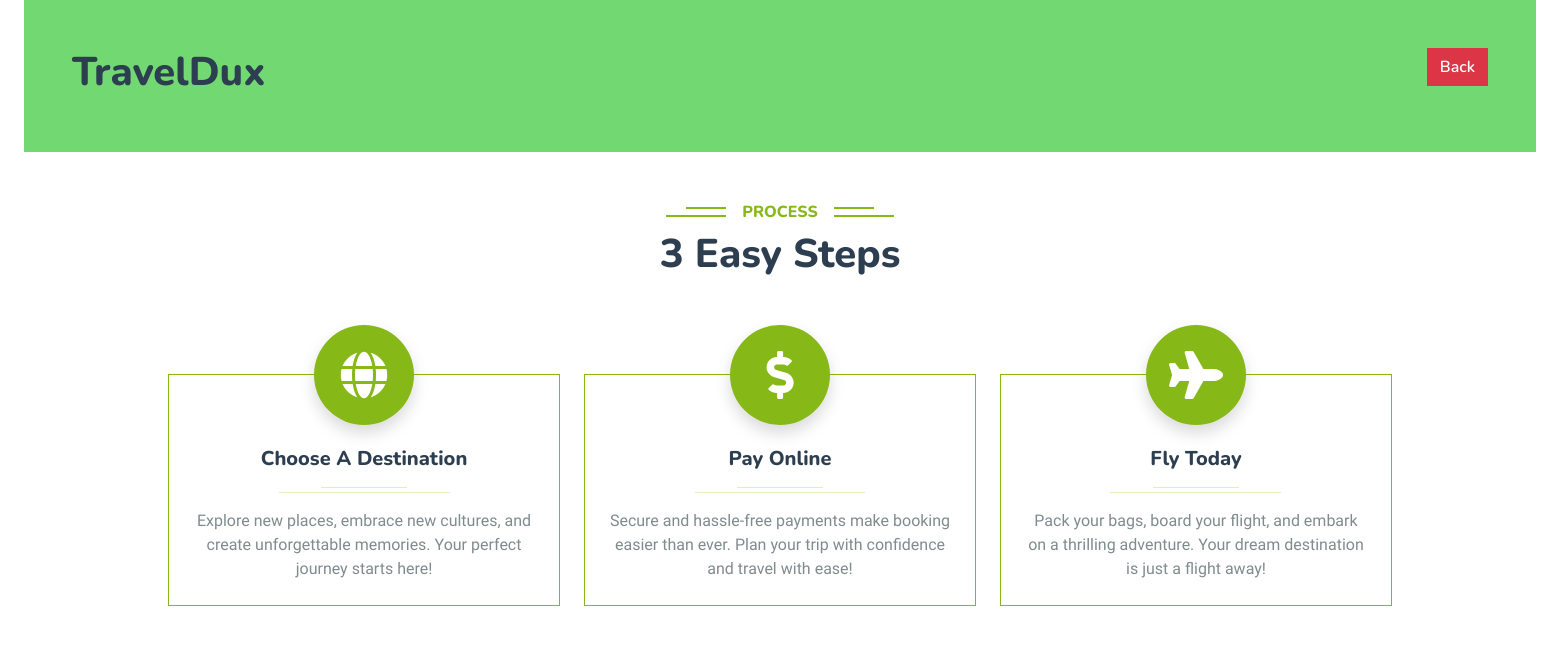
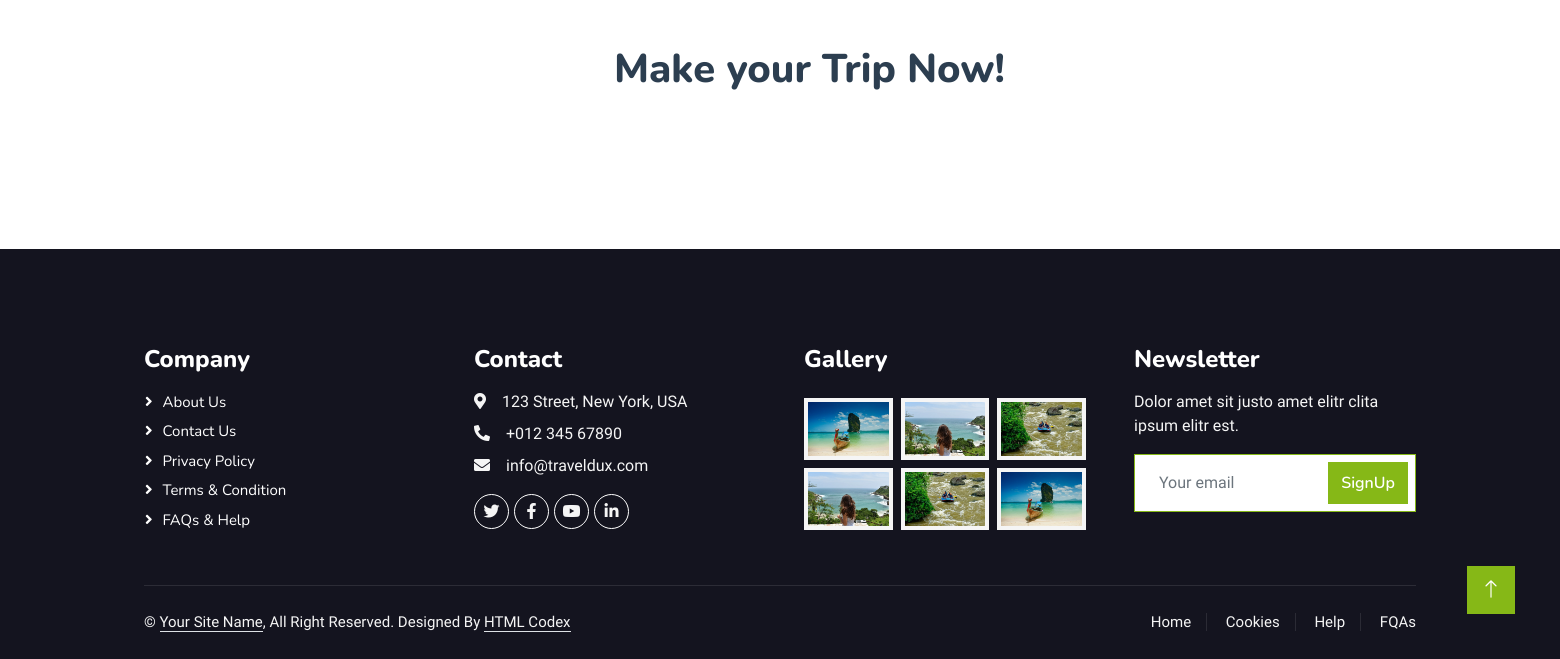
Page /userviewSection/1/ on the earlier database version (2 pictures, top to bottom).
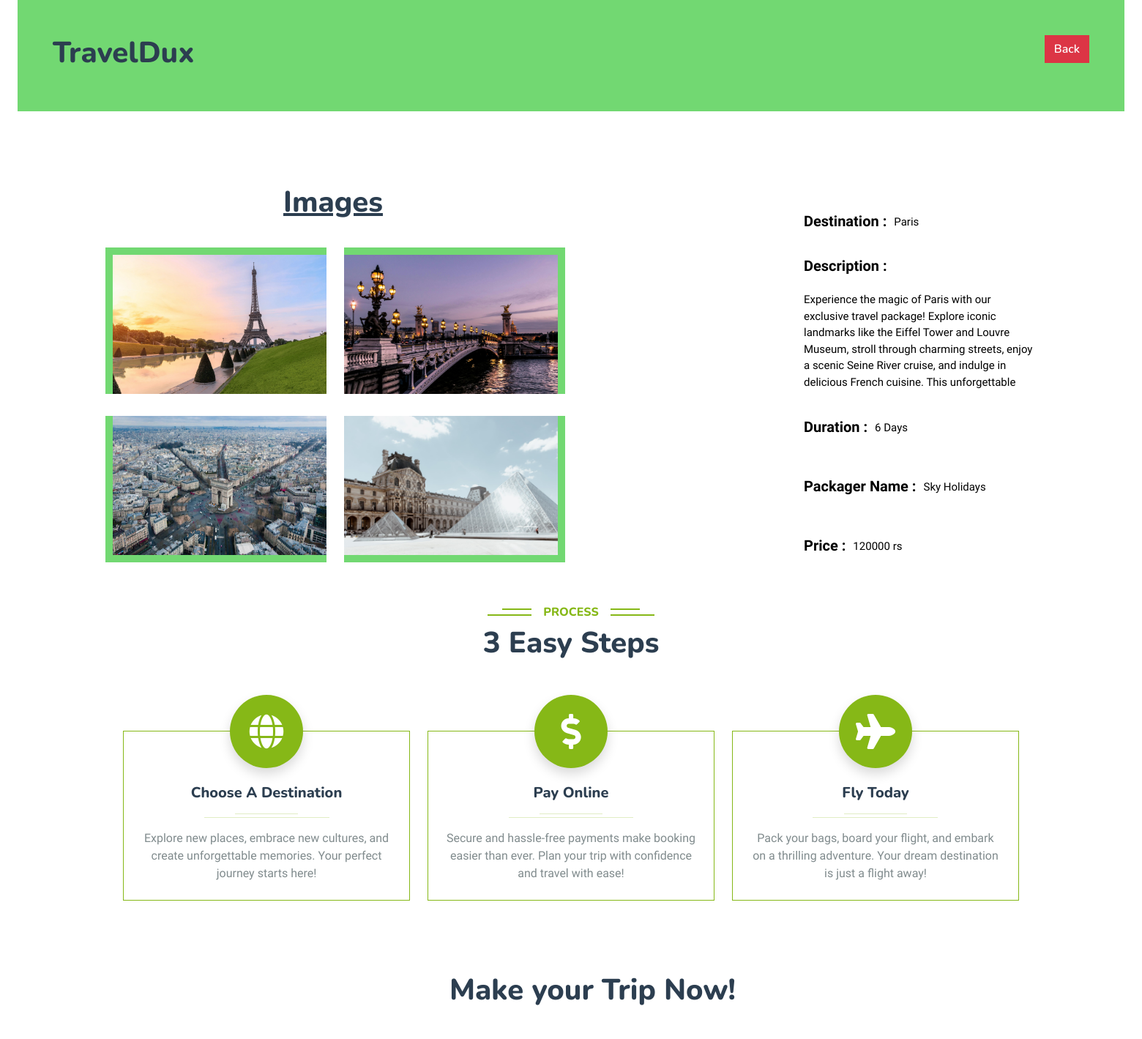
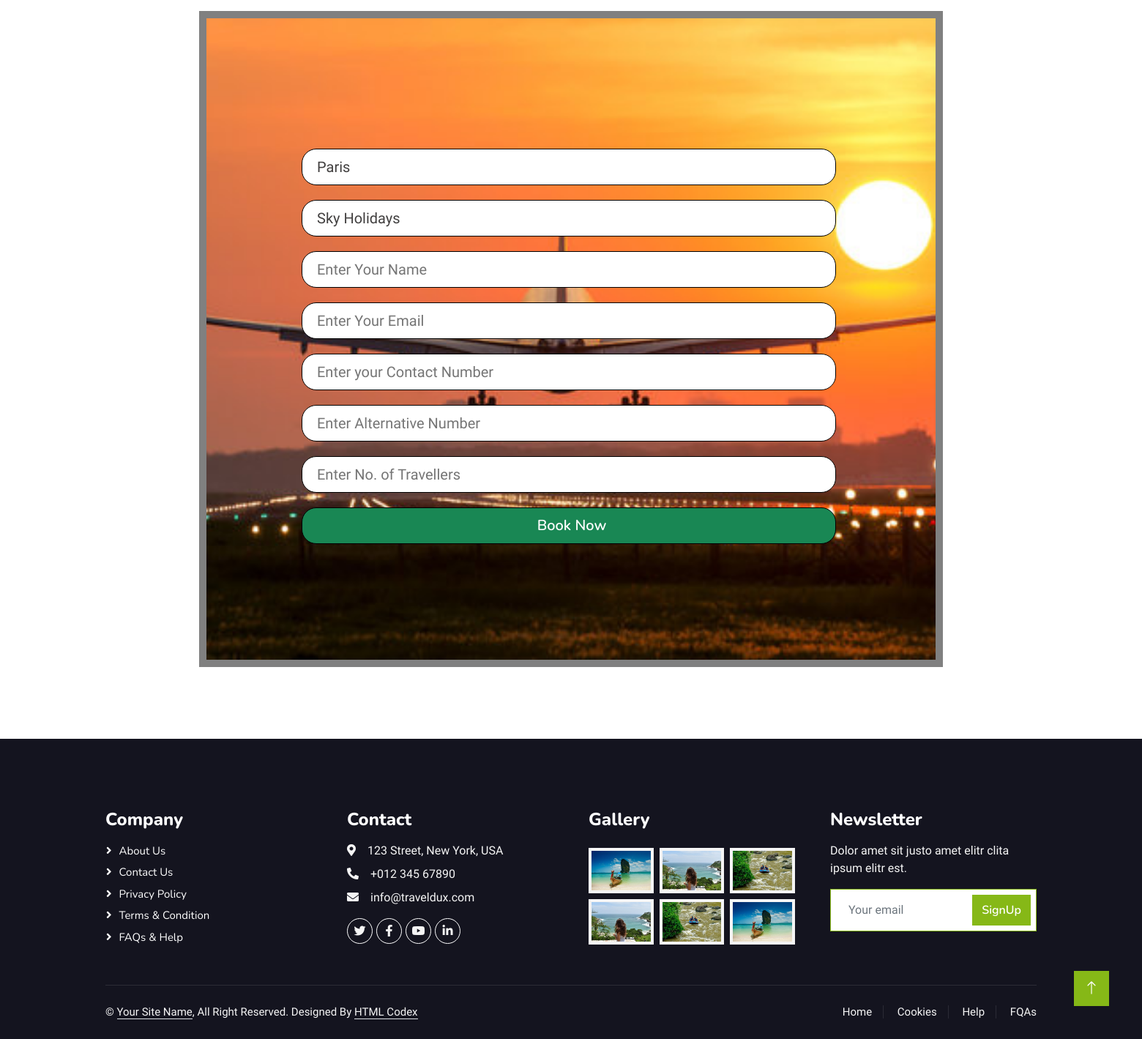
Same page on the later database version (2 pictures, top to bottom).
### home/models.py (models this page shows, shortened)
class packages(models.Model):
    destination = models.CharField(max_length=100)
    description = models.CharField(max_length=1000)
    duration = models.CharField(max_length=10)
    price = models.IntegerField()
    packager_name = models.CharField(max_length=100)
    image1 = models.ImageField(upload_to='uploads/',null=True, blank=True)
    image2 = models.ImageField(upload_to='uploads/',null=True, blank=True)
    image3 = models.ImageField(upload_to='uploads/',null=True, blank=True)
    image4 = models.ImageField(upload_to='uploads/',null=True, blank=True)
    verification = models.CharField(max_length=100,default="Not Verified")

### home/views.py (the view)
# urls.py: path('userviewSection/<int:id>/',views.UserViewSection,name='Userviewsection'),
def UserViewSection(request,id):
    item = packages.objects.filter(id=id)
    context = {
        'item':item
    }
    return render(request,'userInterface/userView.html',context)

### template/userInterface/userView.html (shortened to what the changed rows need)
{% load static %}
<!DOCTYPE html>
<html lang="en">
<head>
    <link rel="stylesheet" href="https://cdn.jsdelivr.net/npm/bootstrap@5.3.3/dist/css/bootstrap.min.css">
    <link href="https://cdnjs.cloudflare.com/ajax/libs/font-awesome/5.10.0/css/all.min.css" rel="stylesheet">
    <link href="https://cdn.jsdelivr.net/npm/bootstrap-icons@1.4.1/font/bootstrap-icons.css" rel="stylesheet">
    <link href="{% static 'lib/animate/animate.min.css' %}" rel="stylesheet">
    <link href="{% static 'lib/owlcarousel/assets/owl.carousel.min.css' %}" rel="stylesheet">
    <link href="{% static 'lib/tempusdominus/css/tempusdominus-bootstrap-4.min.css' %}" rel="stylesheet" />
    <link href="{% static 'css/bootstrap.min.css' %}" rel="stylesheet">
    <link href="{% static 'css/style.css' %}" rel="stylesheet">
</head>
<body>
    <div class="container-fluid">
        <div class="nav col-md-12" style="background-color: rgb(114, 216, 114);">
            <div class="col-md-6">
                <div class="title p-5">
                    <h1>TravelDux</h1>
                </div>
            </div>
        </div>
    </div>
    <div class="container col-md-12 d-flex">
        {% for i in item %}
        <div class="col-md-9">
            <h1 style="margin-left: 50px;margin-left: 243px;margin-top: 100px;"><u>Images</u></h1>
            <div class="row d-flex">
                <div class="col-md-4"><img src="{{i.image1.url}}" alt="image 1" class="images" style="border-top: 10px solid  rgb(114, 216, 114);border-left: 10px solid  rgb(114, 216, 114);"></div>
                <div class="col-md-4"><img src="{{i.image2.url}}" alt="image 2" class="images" style="border-top: 10px solid  rgb(114, 216, 114);border-right: 10px solid  rgb(114, 216, 114);"></div>
            </div>
            <div class="row d-flex">
                <div class="col-md-4"><img src="{{i.image3.url}}" alt="image 3" class="images" style="border-bottom: 10px solid  rgb(114, 216, 114);border-left: 10px solid  rgb(114, 216, 114);"></div>
                <div class="col-md-4"><img src="{{i.image4.url}}" alt="image 4" class="images" style="border-bottom: 10px solid  rgb(114, 216, 114);border-right: 10px solid  rgb(114, 216, 114);"></div>
            </div>
        </div>
        <div class="col-md-3" style="margin-top: 100px;">
            <div class="details d-flex"><p class="label">Destination :&nbsp;&nbsp; <p class="details"> {{i.destination}}</p></p></div>
            <div class="description"><p class="label">Description : <p class="details"> {{i.description}}</p></p></div>
            <div class="details d-flex"><p class="label">Duration :&nbsp;&nbsp; <p class="details"> {{i.duration}} Days</p></p></div>
            <div class="details d-flex"><p class="label">Packager Name :&nbsp;&nbsp; <p class="details"> {{i.packager_name}}</p></p></div>
            <div class="details d-flex"><p class="label">Price :&nbsp;&nbsp; <p class="details"> {{i.price}} rs</p></p></div>
        </div>
        {% endfor %}
    </div>
    <div class="container-xxl py-5">
        <div class="container">
            <div class="text-center pb-4 wow fadeInUp" data-wow-delay="0.1s">
                <h1 class="mb-5">3 Easy Steps</h1>
            </div>
        </div>
    </div>
    <div class="container col-md-12">
        <div class="row">
            <h1 class="heading" style="margin-left: 470px;margin-top: 50px;">Make your Trip Now!</h1>
        </div>
        <div class="row" style="padding: 50px 140px;">
            {% for i in item %}
            <form action="{% url 'bookingDetails' %}" method="POST" class="inpForm">
                <input type="text" name="destination" id="" placeholder="Destination" class="bookinp valued" value="{{i.destination}}" required required >
                <input type="text" name="packager_name" id="" placeholder="packager_name" class="bookinp valued" value="{{i.packager_name}}" required >
                <input type="text" name="name" id="" placeholder="Enter Your Name" class="bookinp" required>
                <input type="email" name="email" id="" placeholder="Enter Your Email" class="bookinp" required>
                <input type="text" name="phone1" id="" placeholder="Enter your Contact Number" class="bookinp" required>
                <input type="text" name="phone2" id="" placeholder="Enter Alternative Number" class="bookinp" required>
                <input type="number" name="traveller" id="" placeholder="Enter No. of Travellers" class="bookinp" required>
                <button type="submit" class="btn btn-success bookinp">Book Now</button>
            </form>
            {% endfor %}
        </div>
    </div>
</body>
</html>

Differences in the rows shown:
added packages: image1 (picture), image2 (picture), image3 (picture), image4 (picture), destination "Paris", description "Experience the magic of Paris with our exclusive travel package! Explore iconic landmarks like the Eiffel Tower and Louvre Museum, stroll through charming streets, enjoy a scenic Seine River cruise, and indulge in delicious French cuisine. This unforgettable…", duration "6", packager_name "Sky Holidays", price "120000"
